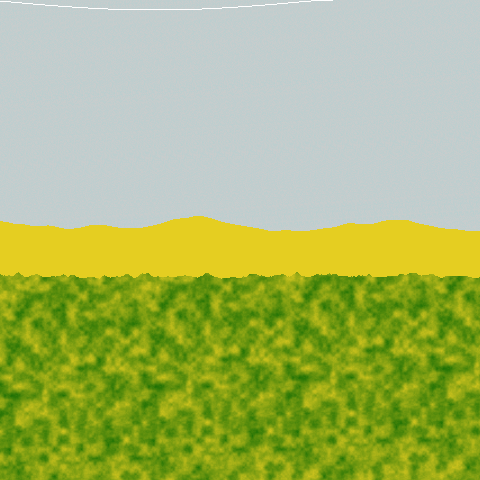
Frame 1 (no input)
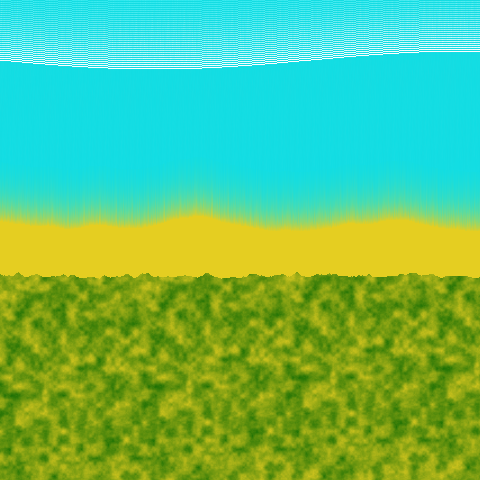
Frame 60 (the mouse pressed at the canvas centre just before this capture)
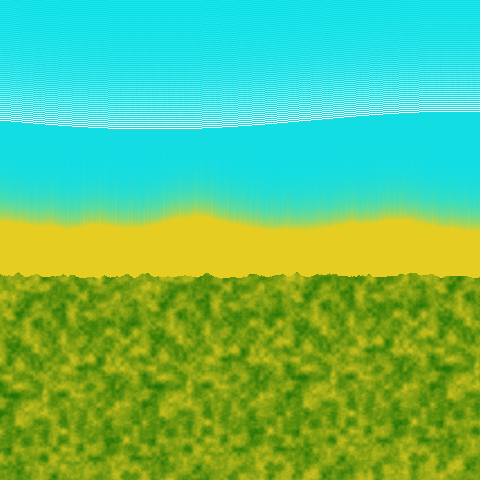
Frame 120 (the mouse held since frame 60 and released just before this capture)

The Processing sketch that drew these frames (run headless with seeded random() and noise(); from frame 60 on, the mouse is pressed at the canvas centre):

// Processing sketch: DessertIsland
// ── DessertIsland.pde
int x,y,n=480,l;void setup(){size(480,480);}void draw(){l++;l%=220;for(x=0;x<n;){for(y=0;y<n;)set(x,y++,y>280-noise(x/9f)*9?lerpColor(#E5CE21,#006300,noise(x/9f,y/9f)):y>240-noise(x/99f)*30?#E5CE21:lerpColor(get(x,y),#0CE2E8,noise(x,y)/9));set(x++,int(l+sin(x/99f)*9),-1);}}//#p5t
